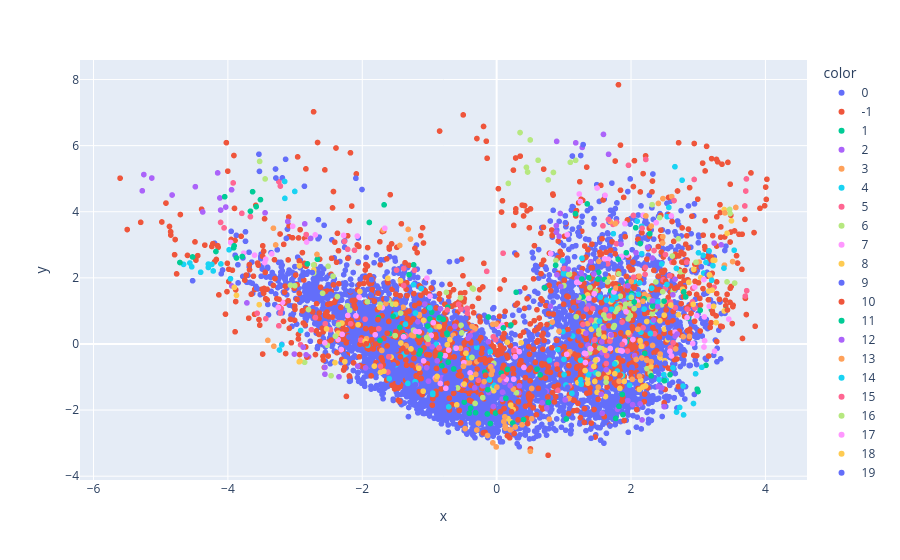

The notebook cell this image was saved under:
### Code cell
fig = px.scatter(x=X_pca[:,0], y=X_pca[:, 1], color=labels.astype(str))
fig.show()
